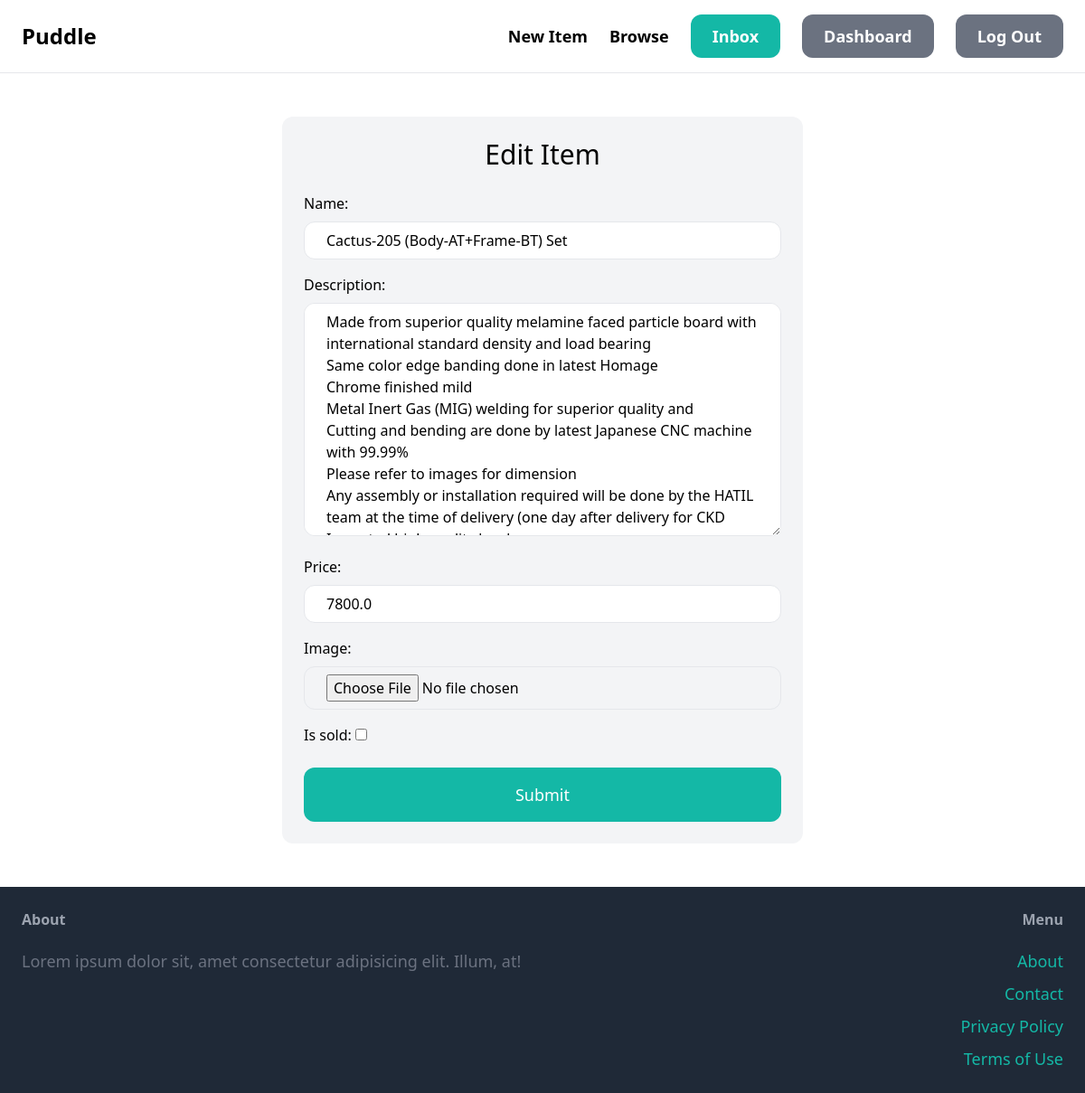
Page /items/6/edit/ (signed in) on the earlier database version.
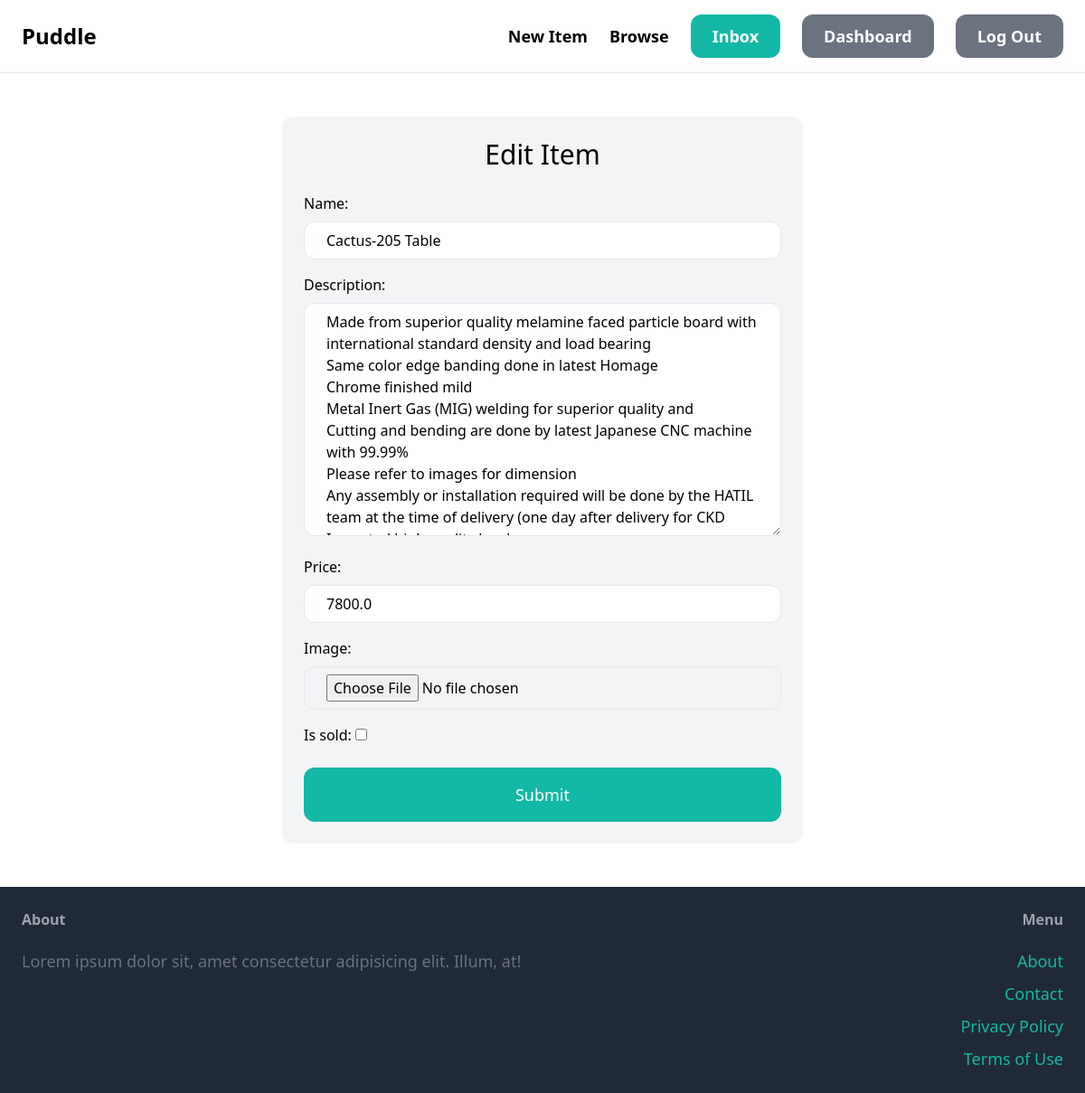
Same page on the later database version.
### item/models.py (models this page shows, shortened)
class Item(models.Model):
    category = models.ForeignKey(
        Category, related_name="items", on_delete=models.CASCADE
    )
    name = models.CharField(max_length=255)
    description = models.TextField(blank=True, null=True)
    price = models.FloatField()
    image = models.ImageField(upload_to="item_images", blank=True, null=True)
    is_sold = models.BooleanField(default=False)
    created_by = models.ForeignKey(
        User, related_name="items", on_delete=models.CASCADE
    )
    created_at = models.DateTimeField(auto_now_add=True)

### item/views.py (the view)
# urls.py: path("<int:pk>/edit/", views.edit, name="edit"),
@login_required
def edit(request, pk):
    item = get_object_or_404(Item, pk=pk, created_by=request.user)
    if request.method == "POST":
        form = EditItemForm(request.POST, request.FILES, instance=item)
        if form.is_valid():
            form.save()
            return redirect("item:detail", pk=item.id)
    else:
        form = EditItemForm(instance=item)
    return render(
        request, "item/form.html", {"form": form, "title": "Edit Item"}
    )

### item/forms.py
class EditItemForm(forms.ModelForm):
    class Meta:
        model = Item
        fields = (
            "name",
            "description",
            "price",
            "image",
            "is_sold"
        )
        widgets = {
            "name": forms.TextInput(
                attrs={"class": INPUT_CLASSES}
            ),
            "description": forms.Textarea(
                attrs={"class": INPUT_CLASSES}
            ),
            "price": forms.NumberInput(
                attrs={"class": INPUT_CLASSES}
            ),
            "image": forms.FileInput(
                attrs={"class": INPUT_CLASSES}
            ),
        }

### item/templates/item/form.html (shortened to what this page needs)
{% extends 'core/base.html' %}
{% block content %}
  <div class="w-1/2 p-6 mx-auto bg-gray-100 rounded-xl">
    <h1 class="mb-6 text-3xl text-center">{{ title }}</h1>
    <form action="." method="post" enctype="multipart/form-data">
      <div class="space-y-4">{{ form.as_p }}</div>
      <button class="mt-6 py-4 w-full text-lg bg-teal-500 hover:bg-teal-700 rounded-xl text-white">Submit</button>
    </form>
  </div>
{% endblock %}

Differences in the rows shown:
changed Item: name "Cactus-205 (Body-AT+Frame-BT) Set" → "Cactus-205 Table"
